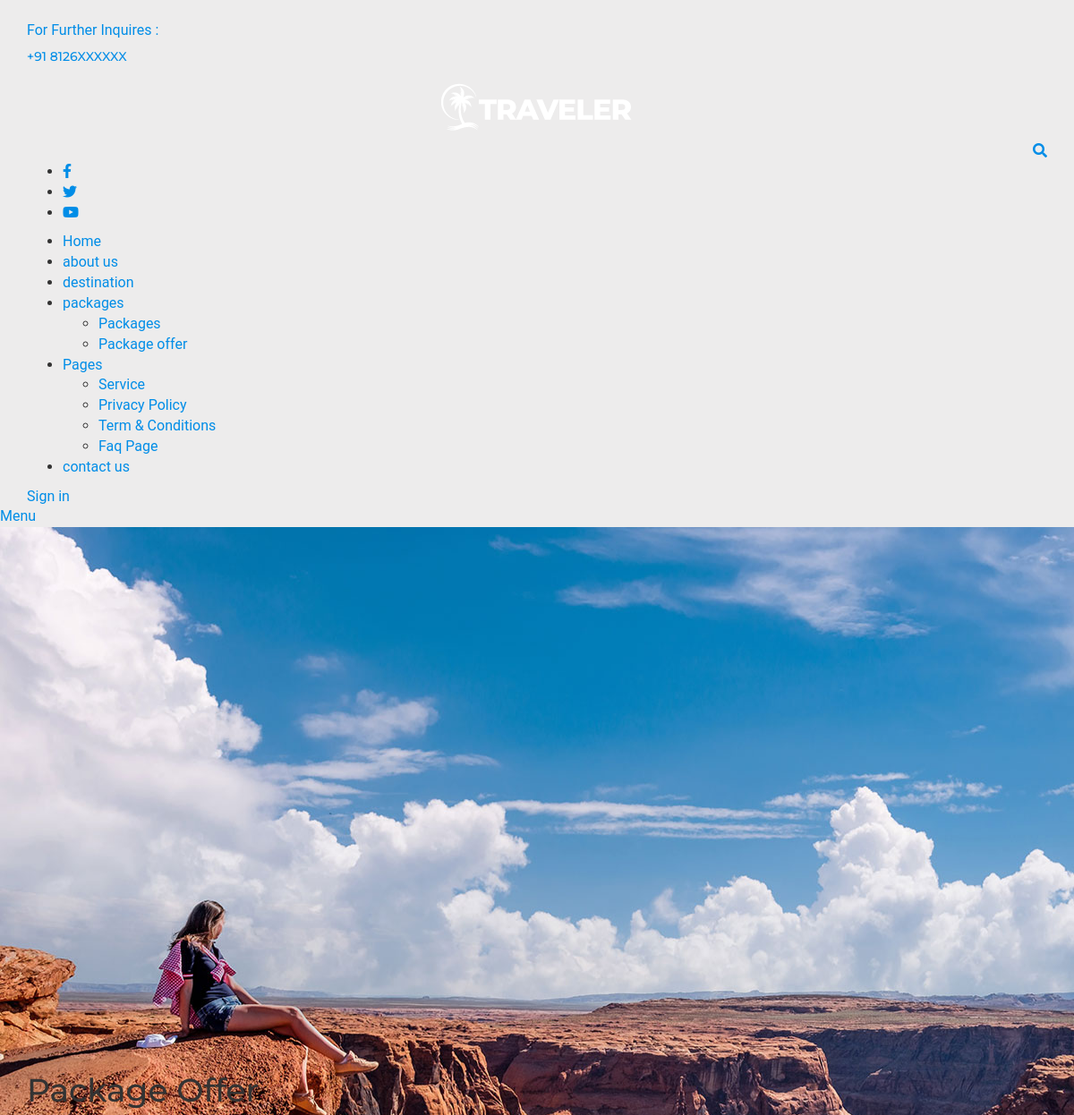
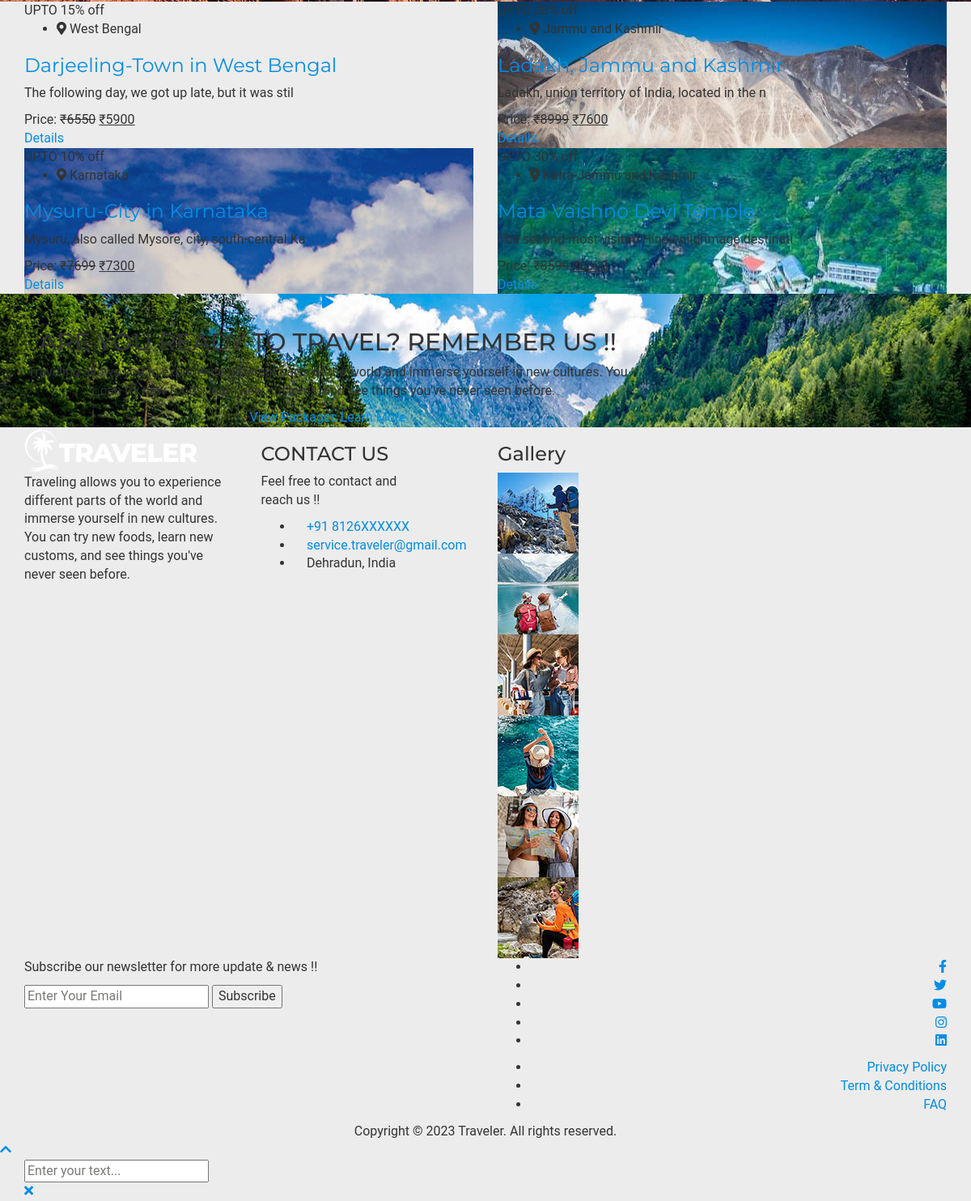
/package-offer.php, run on the app's committed database (2 pictures, top to bottom).
### tables this page shows
CREATE TABLE `packageoffer` (
  `OfferId` int(11) NOT NULL,
  `OfferName` varchar(200) DEFAULT NULL,
  `OfferLocation` varchar(100) DEFAULT NULL,
  `OfferDetails` mediumtext DEFAULT NULL,
  `ActualPrice` varchar(100) DEFAULT NULL,
  `OfferPrice` varchar(100) DEFAULT NULL,
  `PercentageOff` varchar(100) DEFAULT NULL,
  `OfferImage` varchar(100) DEFAULT NULL,
  `Creationdate` timestamp NULL DEFAULT current_timestamp(),
  `UpdationDate` timestamp NULL DEFAULT NULL ON UPDATE current_timestamp()
);

### package-offer.php (the view, shortened to what this page needs)
<!doctype html>
<html lang="en">
<?php include 'include/header.php'; ?>
<body>
   <div id="page" class="page">
      <?php include 'include/navbar.php'; ?>
      <main id="content" class="site-main">
         <section class="inner-page-wrap">
            <div class="inner-banner-wrap">
               <div class="inner-baner-container" style="background-image: url(assets/images/img7.jpg);">
                  <div class="container">
                     <div class="inner-banner-content">
                        <h1 class="page-title">Package Offer</h1>
                     </div>
                  </div>
               </div>
            </div>
            <div class="offer-package-wrap">
               <div class="container">
                  <div class="row gx-5">
                     <?php $sql = "SELECT * from packageoffer";
                     $query = $dbh->prepare($sql);
                     $query->execute();
                     $results = $query->fetchAll(PDO::FETCH_OBJ);
                     if ($query->rowCount() > 0) {
                        foreach ($results as $result) {
                     ?>
                           <div class="col-md-6">
                              <article class="offer-item" style="background-image: url(admin/offerimages/<?php echo htmlentities($result->OfferImage); ?>);">
                                 <div class="offer-badge">
                                    UPTO <span><?php echo htmlentities($result->PercentageOff); ?></span> off
                                 </div>
                                 <div class="offer-content">
                                    <div class="package-meta">
                                       <ul>
                                          <li>
                                             <i class="fas fa-map-marker-alt"></i>
                                             <?php echo htmlentities($result->OfferLocation); ?>
                                          </li>
                                       </ul>
                                    </div>
                                    <h3>
                                    <a href="package-offer-details.php?pkgid=<?php echo htmlentities($result->OfferId); ?>">
                                          <?php echo htmlentities($result->OfferName); ?></a>
                                    </h3>
                                    <p>
                                    <?php echo substr($result->OfferDetails, 0, 50); ?>
                                    </p>
                                    <div class="price-list">
                                       Price:
                                       <del>₹<?php echo htmlentities($result->ActualPrice); ?></del>
                                       <ins>₹<?php echo htmlentities($result->OfferPrice); ?></ins>
                                    </div>
                                    <a href="package-offer-details.php?pkgid=<?php echo htmlentities($result->OfferId); ?>" class="round-btn">Details</a>
                                 </div>
                              </article>
                           </div>
                     <?php }
                     } ?>
                  </div>
               </div>
            </div>
            <div class="bg-img-fullcallback" style="background-image: url(assets/images/img16.jpg);">
               <div class="container">
                  <div class="row">
                     <div class="col-lg-8 offset-lg-2 text-center">
                        <div class="callback-content">
                           <div class="video-button">
                              <a id="video-container" data-fancybox="video-gallery" href="https://www.youtube.com/watch?v=2OYar8OHEOU">
                                 <i class="fas fa-play"></i>
                              </a>
                           </div>
                           <h2 class="section-title">ARE YOU READY TO TRAVEL? REMEMBER US !!</h2>
                           <p>Traveling allows you to experience different parts of the world and immerse yourself in new cultures. You can try new foods, learn new customs, and see things you've never seen before.
</p>
                           <div class="callback-btn">
                              <a href="package.php" class="round-btn">View Packages</a>
                              <a href="about.php" class="outline-btn outline-btn-white">Learn More</a>
                           </div>
                        </div>
                     </div>
                  </div>
               </div>
            </div>
         </section>
      </main>
      <?php include 'include/footer.php'; ?>
      <a id="backTotop" href="#" class="to-top-icon">
         <i class="fas fa-chevron-up"></i>
      </a>
      <?php include 'include/custom_search.php'; ?>
   </div>
</body>
</html>

### data on the page
packageoffer: PercentageOff "15%", OfferLocation "West Bengal", OfferName "Darjeeling-Town in West Bengal", OfferDetails "The following day, we got up late, but it was stil", ActualPrice "6550", OfferPrice "5900"
packageoffer: OfferImage (picture), OfferLocation "Jammu and Kashmir", OfferName "Ladakh, Jammu and Kashmir", OfferDetails "Ladakh, union territory of India, located in the n", ActualPrice "8999", OfferPrice "7600"
packageoffer: OfferImage (picture), PercentageOff "10%", OfferLocation "Karnataka", OfferName "Mysuru-City in Karnataka", OfferDetails "Mysuru, also called Mysore, city, south-central Ka", ActualPrice "7699", OfferPrice "7300"
packageoffer: OfferImage (picture), PercentageOff "30%", OfferLocation "Katra-Jammu and Kashmir", OfferName "Mata Vaishno Devi Temple", OfferDetails "The second-most visited Hindu pilgrimage destinati", ActualPrice "8599", OfferPrice "6300"
